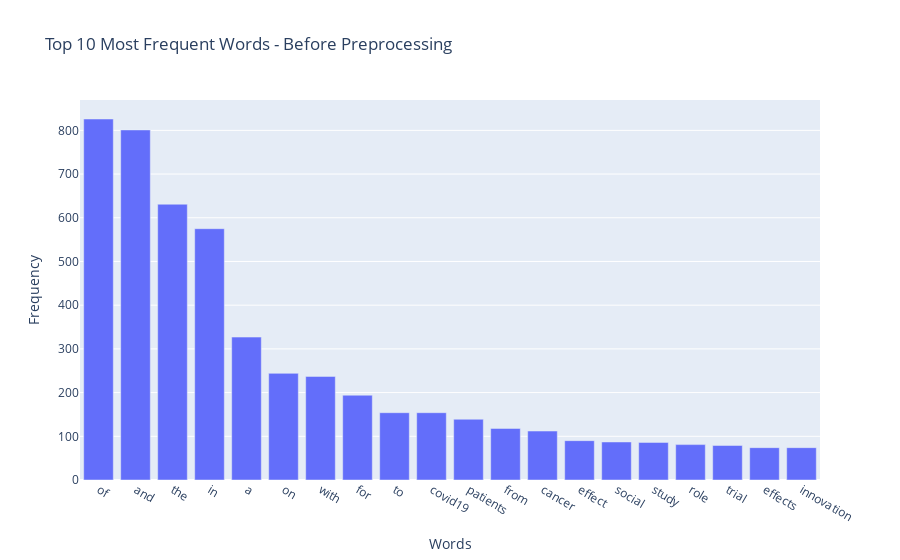
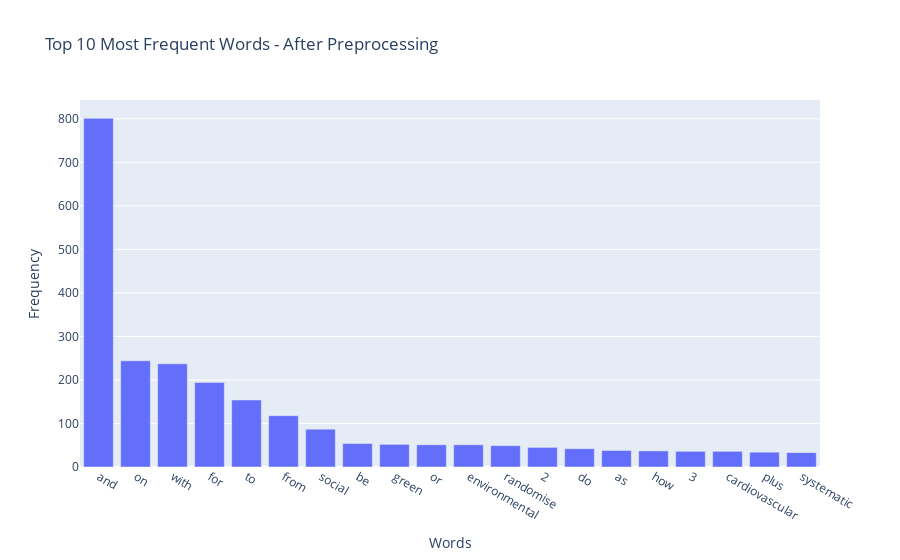

Notebook cell for these charts, in order:
### Code cell
before_preprocessing = " ".join(article_names)
before_preprocessing = re.sub(r'[^a-zA-Z0-9\s]', '', before_preprocessing)
before_preprocessing = before_preprocessing.lower()

after_preprocessing = " ".join(preprocessed_titles)

# Function to plot word frequencies with Plotly
def plot_word_frequencies(data, title):

    # Count the occurrences of each word
    words = data.split()
    word_counts = Counter(words)

    # Order the results by word counts
    ordered_word_counts = word_counts.most_common(20)
    
    # Create a Plotly bar chart
    fig = px.bar(
        x=[word[0] for word in ordered_word_counts],
        y=[word[1] for word in ordered_word_counts],
        labels={'x': 'Words', 'y': 'Frequency'},
        title=f"Top 10 Most Frequent Words - {title}",
    )

    # Show the chart
    fig.show()

# Plot before preprocessing
plot_word_frequencies(before_preprocessing, "Before Preprocessing")

# Plot after preprocessing
plot_word_frequencies(after_preprocessing, "After Preprocessing")

### Figure 1 — Plotly figure (JSON) as saved in the notebook; plotly's stock layout.template omitted (floating-point values rounded to 4 significant figures)
{"data": [{"alignmentgroup": "True", "hovertemplate": "Words=%{x}<br>Frequency=%{y}<extra></extra>", "legendgroup": "", "marker": {"color": "#636efa", "pattern": {"shape": ""}}, "name": "", "offsetgroup": "", "orientation": "v", "showlegend": false, "textposition": "auto", "type": "bar", "x": ["of", "and", "the", "in", "a", "on", "with", "for", "to", "covid19", "patients", "from", "cancer", "effect", "social", "study", "role", "trial", "effects", "innovation"], "xaxis": "x", "y": [826, 801, 631, 575, 327, 244, 237, 194, 154, 154, 139, 118, 112, 90, 87, 86, 81, 79, 74, 74], "yaxis": "y"}], "layout": {"barmode": "relative", "legend": {"tracegroupgap": 0}, "title": {"text": "Top 10 Most Frequent Words - Before Preprocessing"}, "xaxis": {"anchor": "y", "domain": [0, 1], "title": {"text": "Words"}}, "yaxis": {"anchor": "x", "domain": [0, 1], "title": {"text": "Frequency"}}}}

### Figure 2 — Plotly figure (JSON) as saved in the notebook; plotly's stock layout.template omitted (floating-point values rounded to 4 significant figures)
{"data": [{"alignmentgroup": "True", "hovertemplate": "Words=%{x}<br>Frequency=%{y}<extra></extra>", "legendgroup": "", "marker": {"color": "#636efa", "pattern": {"shape": ""}}, "name": "", "offsetgroup": "", "orientation": "v", "showlegend": false, "textposition": "auto", "type": "bar", "x": ["and", "on", "with", "for", "to", "from", "social", "be", "green", "or", "environmental", "randomise", "2", "do", "as", "how", "3", "cardiovascular", "plus", "systematic"], "xaxis": "x", "y": [801, 244, 237, 194, 154, 118, 87, 54, 52, 51, 51, 49, 45, 42, 38, 37, 36, 36, 34, 33], "yaxis": "y"}], "layout": {"barmode": "relative", "legend": {"tracegroupgap": 0}, "title": {"text": "Top 10 Most Frequent Words - After Preprocessing"}, "xaxis": {"anchor": "y", "domain": [0, 1], "title": {"text": "Words"}}, "yaxis": {"anchor": "x", "domain": [0, 1], "title": {"text": "Frequency"}}}}
